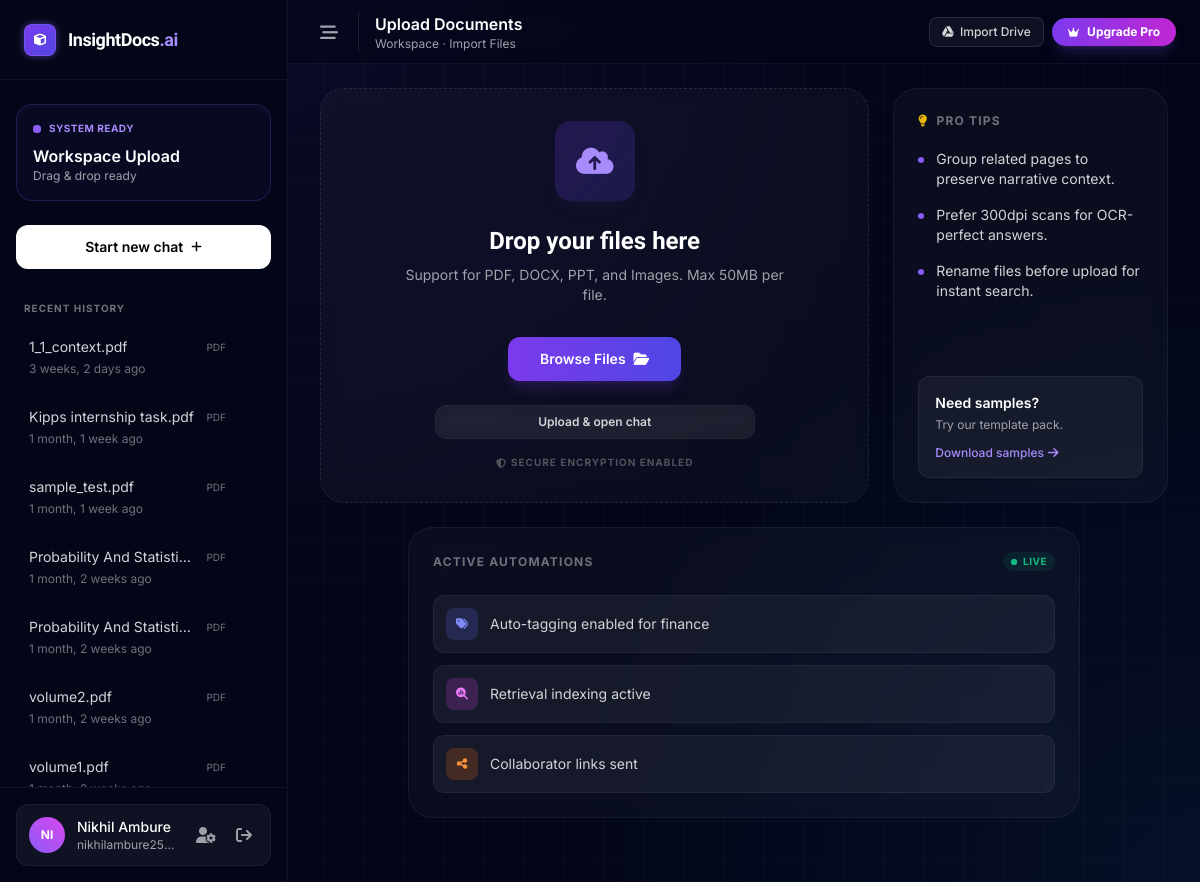
Before: /upload/ (signed in) with the older database file.
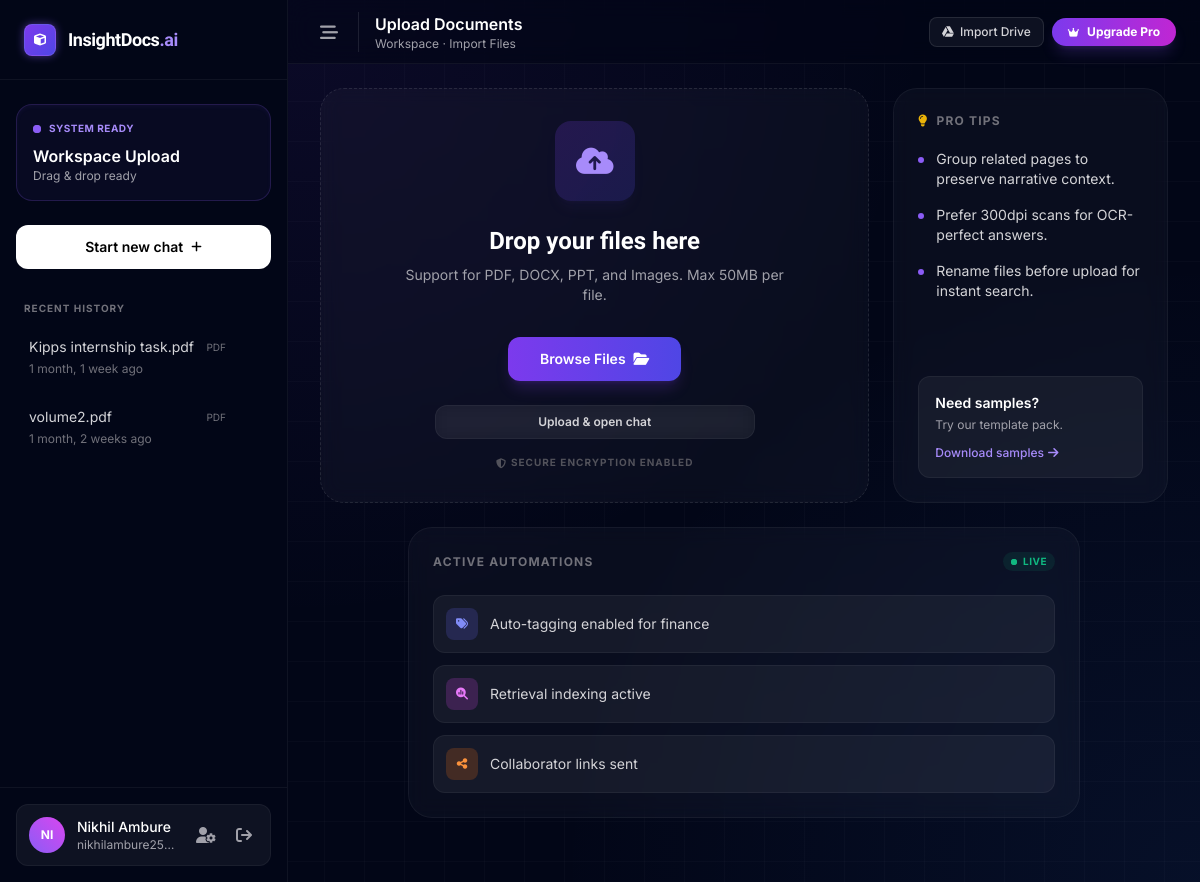
After: the same page with the newer database file.
### documents/models.py (models this page shows, shortened)
class Document(models.Model):
    owner = models.ForeignKey(
        settings.AUTH_USER_MODEL,
        on_delete=models.CASCADE,
        related_name="documents",
    )
    title = models.CharField(max_length=255)
    file = models.FileField(upload_to="documents/")
    file_content = models.BinaryField(null=True)
    original_name = models.CharField(max_length=255)
    uploaded_at = models.DateTimeField(auto_now_add=True)
    class Meta:
        ordering = ("-uploaded_at",)
    @property
    def extension(self) -> str:
        _, ext = os.path.splitext(self.file.name)
        return ext.lower().lstrip(".")

### accounts/models.py (models this page shows)
class User(AbstractUser):
    email_verified = models.BooleanField(default=False)
    is_2fa_enabled = models.BooleanField(default=False)

### documents/views.py (the view, shortened to what this page needs)
# urls.py: path("upload/", views.upload_view, name="upload"),
@login_required(login_url='login')
def upload_view(request):
    form = DocumentUploadForm(request.POST or None, request.FILES or None)
    documents = Document.objects.filter(owner=request.user).order_by('-uploaded_at')
    context = {"form": form, "recent_documents": documents}
    return render(request, "upload.html", context)

### templates/upload.html (shortened to what this page needs)
{% load static %}
<!DOCTYPE html>
<html lang="en" class="dark">
<head>
    <script src="https://cdn.tailwindcss.com"></script>
    <link rel="stylesheet" href="https://cdnjs.cloudflare.com/ajax/libs/font-awesome/6.4.0/css/all.min.css">
</head>
<body class="h-screen w-full overflow-hidden bg-gray-950 text-zinc-100 selection:bg-violet-500/30">
    <div class="flex h-full w-full">
        <aside id="sidebar" class="fixed inset-y-0 left-0 z-50 flex w-72 -translate-x-full flex-col border-r border-white/5 bg-gray-950 whitespace-nowrap lg:relative lg:translate-x-0">
            <div class="flex h-20 shrink-0 items-center justify-between border-b border-white/5 px-6">
                <a href="{% url 'upload' %}" class="flex items-center gap-3 group cursor-pointer">
                    <div class="relative w-8 h-8 flex items-center justify-center">
                        <div class="absolute inset-0 bg-violet-500 rounded-lg blur-sm opacity-50 group-hover:opacity-75 transition-opacity"></div>
                        <div class="relative w-full h-full bg-gradient-to-br from-violet-600 to-indigo-600 rounded-lg flex items-center justify-center border border-white/10">
                            <i class="fa-solid fa-cube text-white text-xs"></i>
                        </div>
                    </div>
                    <span class="font-display font-bold text-lg tracking-tight text-white">InsightDocs<span class="text-violet-400">.ai</span></span>
                </a>
            </div>
            <div class="flex flex-1 flex-col overflow-y-auto px-4 py-6 scrollbar-thin">
                <div class="mb-6 rounded-2xl border border-violet-500/20 bg-violet-500/5 p-4 shadow-inner shadow-violet-500/5">
                    <div class="mb-2 flex items-center gap-2 text-[10px] font-bold uppercase tracking-wider text-violet-400">
                        <span class="relative flex h-2 w-2">
                          <span class="relative inline-flex h-2 w-2 rounded-full bg-violet-500"></span>
                        </span>
                        System Ready
                    </div>
                    <p class="truncate font-semibold text-white">Workspace Upload</p>
                    <p class="text-xs text-zinc-400">Drag & drop ready</p>
                </div>
                <a href="{% url 'upload' %}" class="group mb-8 flex w-full items-center justify-center gap-2 rounded-xl bg-white py-3 text-sm font-semibold text-black transition-all hover:bg-zinc-200 hover:shadow-lg hover:shadow-white/5">
                    <span>Start new chat</span>
                    <i class="fa-solid fa-plus text-xs transition-transform group-hover:rotate-90"></i>
                </a>
                <div class="space-y-1">
                    <div class="mb-2 flex items-center justify-between px-2 text-[10px] font-bold uppercase tracking-widest text-zinc-500">
                        <span>Recent History</span>
                    </div>
                    {% if recent_documents %}
                        {% for doc in recent_documents %}
                        <div class="group relative flex items-center rounded-xl border border-transparent hover:bg-white/5 transition-colors">
                            <a href="{% url 'chat' doc.id %}" class="flex-1 min-w-0 p-3 text-left">
                                <div class="flex items-center justify-between">
                                    <span class="truncate text-sm text-zinc-300 group-hover:text-white">{{ doc.title }}</span>
                                    <span class="ml-2 text-[10px] text-zinc-500">{{ doc.extension|upper }}</span>
                                </div>
                                <p class="mt-1 text-xs text-zinc-500">{{ doc.uploaded_at|timesince }} ago</p>
                            </a>
                            <div class="relative px-2">
                            </div>
                        </div>
                        {% endfor %}
                    {% else %}
                        <p class="rounded-xl border border-dashed border-white/5 p-3 text-xs text-zinc-500">Upload another file to see it here.</p>
                    {% endif %}
                </div>
            </div>
            <div class="border-t border-white/5 p-4">
                <div class="flex items-center gap-2 rounded-xl border border-white/5 bg-white/5 p-3">
                    <div class="flex h-9 w-9 items-center justify-center rounded-full bg-gradient-to-tr from-violet-500 to-fuchsia-500 text-xs font-bold text-white">
                        {{ request.user.get_full_name|default:request.user.username|slice:":2"|upper }}
                    </div>
                    <div class="flex-1 overflow-hidden px-1">
                        <p class="truncate text-sm font-medium text-white">{{ request.user.get_full_name|default:request.user.username }}</p>
                        <p class="truncate text-xs text-zinc-400">{{ request.user.email }}</p>
                    </div>
                    <a href="{% url 'profile' %}" class="rounded-lg p-1.5 text-zinc-400 hover:bg-white/10 hover:text-white transition-colors" title="Profile Settings">
                        <i class="fa-solid fa-user-gear"></i>
                    </a>
                    <form action="{% url 'logout' %}" method="post">
                        <button type="submit" class="rounded-lg p-1.5 text-zinc-400 hover:bg-red-500/10 hover:text-red-400 transition-colors" title="Log out">
                            <i class="fa-solid fa-arrow-right-from-bracket"></i>
                        </button>
                    </form>
                </div>
            </div>
        </aside>
        <main class="relative flex flex-1 flex-col overflow-hidden bg-modern-grid">
            <header class="glass-header z-20 flex h-16 min-h-[4rem] items-center justify-between px-4 sm:px-6">
                <div class="flex items-center gap-3">
                    <button onclick="toggleDesktopSidebar()" class="hidden rounded-lg p-2 text-zinc-400 hover:bg-white/10 hover:text-white lg:block" title="Toggle Sidebar">
                        <i id="toggle-icon" class="fa-solid fa-bars-staggered text-lg"></i>
                    </button>
                    <div class="flex flex-col border-l border-white/10 pl-4">
                        <h1 class="text-sm font-semibold text-white sm:text-base">Upload Documents</h1>
                        <p class="text-[10px] text-zinc-400 sm:text-xs">Workspace · Import Files</p>
                    </div>
                </div>
                <div class="flex items-center gap-2">
                     <a href="{% url 'coming_soon' %}" class="hidden sm:block rounded-lg border border-white/10 bg-white/5 px-3 py-1.5 text-xs font-medium text-zinc-300 hover:bg-white/10 transition-colors">
                        <i class="fa-brands fa-google-drive mr-1.5"></i>Import Drive
                     </a>
                     <a href="{% url 'subscription' %}" class="flex items-center gap-2 rounded-full bg-gradient-to-r from-violet-600 to-fuchsia-600 px-4 py-1.5 text-xs font-bold text-white shadow-lg shadow-violet-500/20 hover:scale-105 hover:shadow-violet-500/30 transition-all">
                        <i class="fa-solid fa-crown text-[10px]"></i>
                        Upgrade Pro
                    </a>
                </div>
            </header>
            <div class="flex-1 overflow-y-auto px-4 py-6 scrollbar-thin sm:px-8">
                <div class="mx-auto max-w-5xl space-y-6">
                    <div class="grid gap-6 lg:grid-cols-[2fr_1fr]">
                        <form id="upload-form" method="post" enctype="multipart/form-data" class="glass-card relative flex min-h-[320px] flex-col items-center justify-center rounded-3xl border border-dashed border-white/10 p-8 text-center transition-all duration-300 hover:border-violet-500/50 hover:bg-violet-500/5 group">
                            <div id="upload-content" class="flex flex-col items-center w-full">
                                <div class="mb-6 flex h-20 w-20 items-center justify-center rounded-2xl bg-gradient-to-br from-violet-600/20 to-indigo-600/20 shadow-lg shadow-violet-500/5 group-hover:scale-110 transition-transform duration-300">
                                    <i class="fa-solid fa-cloud-arrow-up text-3xl text-violet-400"></i>
                                </div>
                                <h2 class="text-2xl font-bold text-white font-display">Drop your files here</h2>
                                <p class="mt-2 max-w-sm text-sm text-zinc-400">Support for PDF, DOCX, PPT, and Images. Max 50MB per file.</p>
                                <label for="document-upload-input" class="group mt-8 cursor-pointer">
                                    <span class="relative inline-flex items-center justify-center gap-2 rounded-xl bg-gradient-to-r from-violet-600 to-indigo-600 px-8 py-3 text-sm font-semibold text-white shadow-lg shadow-violet-600/20 transition-all hover:shadow-violet-600/40 hover:-translate-y-0.5">
                                        Browse Files
                                        <i class="fa-solid fa-folder-open"></i>
                                    </span>
                                </label>
                                <button type="submit" class="mt-6 w-full max-w-xs rounded-xl bg-white/5 border border-white/5 px-4 py-2 text-xs font-semibold text-zinc-300 backdrop-blur hover:bg-white/10 hover:text-white transition-colors">
                                    Upload &amp; open chat
                                </button>
                                <p class="mt-4 text-[10px] font-bold uppercase tracking-widest text-zinc-600 flex items-center gap-1">
                                    <i class="fa-solid fa-shield-halved"></i> Secure Encryption Enabled
                                </p>
                            </div>
                        </form>
                        <div class="glass-card flex flex-col justify-between rounded-3xl p-6">
                            <div>
                                <div class="mb-5 flex items-center gap-2 text-xs font-bold uppercase tracking-widest text-zinc-500">
                                    <i class="fa-solid fa-lightbulb text-yellow-500"></i>
                                    Pro Tips
                                </div>
                                <ul class="space-y-4">
                                    <li class="flex gap-3 text-sm text-zinc-300">
                                        <span class="h-1.5 w-1.5 shrink-0 translate-y-2 rounded-full bg-violet-500"></span>
                                        Group related pages to preserve narrative context.
                                    </li>
                                    <li class="flex gap-3 text-sm text-zinc-300">
                                        <span class="h-1.5 w-1.5 shrink-0 translate-y-2 rounded-full bg-violet-500"></span>
                                        Prefer 300dpi scans for OCR-perfect answers.
                                    </li>
                                    <li class="flex gap-3 text-sm text-zinc-300">
                                        <span class="h-1.5 w-1.5 shrink-0 translate-y-2 rounded-full bg-violet-500"></span>
                                        Rename files before upload for instant search.
                                    </li>
                                </ul>
                            </div>
                            <div class="mt-6 rounded-xl bg-white/5 p-4 border border-white/5">
                                <p class="text-sm font-semibold text-white">Need samples?</p>
                                <p class="mt-1 text-xs text-zinc-400">Try our template pack.</p>
                                <a href="{% url 'coming_soon' %}" class="mt-3 text-xs font-medium text-violet-400 hover:text-violet-300 hover:underline flex items-center gap-1">
                                    Download samples <i class="fa-solid fa-arrow-right"></i>
                                </a>
                            </div>
                        </div>
                    </div>
                    <div class="pb-10 max-w-2xl mx-auto">
                        <div class="glass-card rounded-3xl p-6">
                            <div class="mb-6 flex items-center justify-between">
                                <p class="text-xs font-bold uppercase tracking-widest text-zinc-500">Active Automations</p>
                                <span class="flex items-center gap-1.5 rounded-full bg-emerald-500/10 px-2 py-0.5 text-[10px] font-bold uppercase tracking-wider text-emerald-500">
                                    <span class="relative flex h-1.5 w-1.5">
                                      <span class="relative inline-flex h-1.5 w-1.5 rounded-full bg-emerald-500"></span>
                                    </span>
                                    Live
                                </span>
                            </div>
                            <div class="space-y-3">
                                <div class="flex items-center gap-3 rounded-xl border border-white/5 bg-white/5 p-3">
                                    <div class="flex h-8 w-8 shrink-0 items-center justify-center rounded-lg bg-indigo-500/20 text-indigo-400">
                                        <i class="fa-solid fa-tags text-xs"></i>
                                    </div>
                                    <p class="text-sm text-zinc-300">Auto-tagging enabled for finance</p>
                                </div>
                                <div class="flex items-center gap-3 rounded-xl border border-white/5 bg-white/5 p-3">
                                    <div class="flex h-8 w-8 shrink-0 items-center justify-center rounded-lg bg-fuchsia-500/20 text-fuchsia-400">
                                        <i class="fa-solid fa-magnifying-glass-chart text-xs"></i>
                                    </div>
                                    <p class="text-sm text-zinc-300">Retrieval indexing active</p>
                                </div>
                                <div class="flex items-center gap-3 rounded-xl border border-white/5 bg-white/5 p-3">
                                    <div class="flex h-8 w-8 shrink-0 items-center justify-center rounded-lg bg-orange-500/20 text-orange-400">
                                        <i class="fa-solid fa-share-nodes text-xs"></i>
                                    </div>
                                    <p class="text-sm text-zinc-300">Collaborator links sent</p>
                                </div>
                            </div>
                        </div>
                    </div>
                </div>
            </div>
        </main>
    </div>
</body>
</html>

Changed rows visible on the page:
removed Document: title "1_1_context.pdf", extension "PDF", uploaded_at "3 weeks, 2 days"
removed Document: title "sample_test.pdf", extension "PDF", uploaded_at "1 month, 1 week"
removed Document: title "Probability And Statisti…", extension "PDF", uploaded_at "1 month, 2 weeks"
removed Document: title "Probability And Statisti…", extension "PDF", uploaded_at "1 month, 2 weeks"
removed Document: title "volume1.pdf", extension "PDF"
